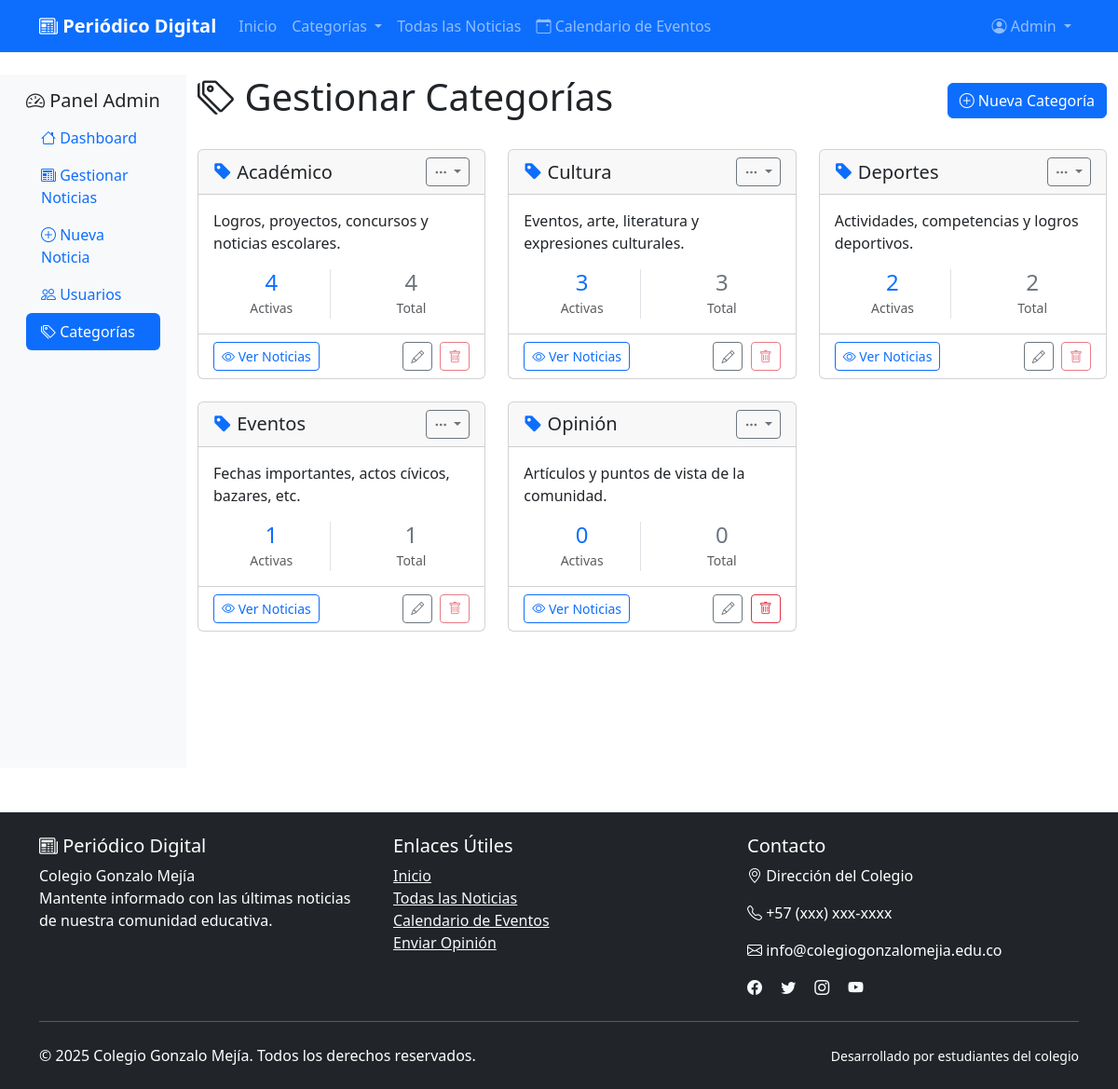
/vistas/admin/gestionar_categorias.php (signed in), run on the app's committed database.
### tables this page shows
CREATE TABLE IF NOT EXISTS categorias (
    id INT AUTO_INCREMENT PRIMARY KEY,
    nombre VARCHAR(50) UNIQUE NOT NULL,
    descripcion TEXT
);

### vistas/admin/gestionar_categorias.php (the view, shortened to what this page needs)
<?php
include_once '../../includes/header.php';
include_once '../../includes/conexion.php';
include_once '../../includes/navbar.php';
$sql_categorias = "SELECT c.*,
                   (SELECT COUNT(*) FROM noticias WHERE id_categoria = c.id AND activa = TRUE) as total_noticias_activas,
                   (SELECT COUNT(*) FROM noticias WHERE id_categoria = c.id) as total_noticias
                   FROM categorias c
                   ORDER BY c.nombre";
$categorias = mysqli_query($conexion, $sql_categorias);
?>
<div class="container-fluid mt-4">
    <div class="row">
        <div class="col-md-3 col-lg-2 sidebar">
            <div class="p-3">
                <h5><i class="bi bi-speedometer2"></i> Panel Admin</h5>
                <ul class="nav nav-pills flex-column">
                    <li class="nav-item">
                        <a class="nav-link" href="dashboard.php">
                            <i class="bi bi-house"></i> Dashboard
                        </a>
                    </li>
                    <li class="nav-item">
                        <a class="nav-link" href="gestionar_noticias.php">
                            <i class="bi bi-newspaper"></i> Gestionar Noticias
                        </a>
                    </li>
                    <li class="nav-item">
                        <a class="nav-link" href="crear_noticia.php">
                            <i class="bi bi-plus-circle"></i> Nueva Noticia
                        </a>
                    </li>
                    <li class="nav-item">
                        <a class="nav-link" href="gestionar_usuarios.php">
                            <i class="bi bi-people"></i> Usuarios
                        </a>
                    </li>
                    <li class="nav-item">
                        <a class="nav-link active" href="gestionar_categorias.php">
                            <i class="bi bi-tags"></i> Categorías
                        </a>
                    </li>
                </ul>
            </div>
        </div>
        <div class="col-md-9 col-lg-10">
            <div class="d-flex justify-content-between align-items-center mb-4">
                <h1><i class="bi bi-tags"></i> Gestionar Categorías</h1>
                <button class="btn btn-primary" data-bs-toggle="modal" data-bs-target="#modalNuevaCategoria">
                    <i class="bi bi-plus-circle"></i> Nueva Categoría
                </button>
            </div>
            <div class="row">
                <?php while ($categoria = mysqli_fetch_assoc($categorias)): ?>
                    <div class="col-md-6 col-lg-4 mb-4">
                        <div class="card h-100">
                            <div class="card-header d-flex justify-content-between align-items-center">
                                <h5 class="mb-0 text-truncate">
                                    <i class="bi bi-tag-fill text-primary"></i>
                                    <?php echo htmlspecialchars($categoria['nombre']); ?>
                                </h5>
                                <div class="dropdown">
                                    <button class="btn btn-sm btn-outline-secondary dropdown-toggle"
                                            type="button" data-bs-toggle="dropdown">
                                        <i class="bi bi-three-dots"></i>
                                    </button>
                                </div>
                            </div>
                            <div class="card-body">
                                <?php if ($categoria['descripcion']): ?>
                                    <p class="card-text"><?php echo htmlspecialchars($categoria['descripcion']); ?></p>
                                <?php else: ?>
                                    <p class="card-text text-muted"><em>Sin descripción</em></p>
                                <?php endif; ?>
                                <div class="row text-center mt-3">
                                    <div class="col-6">
                                        <div class="border-end">
                                            <h4 class="text-primary mb-0"><?php echo $categoria['total_noticias_activas']; ?></h4>
                                            <small class="text-muted">Activas</small>
                                        </div>
                                    </div>
                                    <div class="col-6">
                                        <h4 class="text-secondary mb-0"><?php echo $categoria['total_noticias']; ?></h4>
                                        <small class="text-muted">Total</small>
                                    </div>
                                </div>
                            </div>
                            <div class="card-footer bg-transparent">
                                <div class="d-flex justify-content-between align-items-center">
                                    <a href="../noticias_categoria.php?categoria=<?php echo $categoria['id']; ?>"
                                       class="btn btn-sm btn-outline-primary">
                                        <i class="bi bi-eye"></i> Ver Noticias
                                    </a>
                                    <div>
                                        <a href="?editar=<?php echo $categoria['id']; ?>"
                                           class="btn btn-sm btn-outline-secondary me-1"
                                           data-bs-toggle="modal" data-bs-target="#modalEditarCategoria">
                                            <i class="bi bi-pencil"></i>
                                        </a>
                                        <?php if ($categoria['total_noticias'] == 0): ?>
                                            <form method="POST" class="d-inline"
                                                  onsubmit="return confirm('¿Está seguro de eliminar esta categoría?')">
                                                <button type="submit" class="btn btn-sm btn-outline-danger">
                                                    <i class="bi bi-trash"></i>
                                                </button>
                                            </form>
                                        <?php else: ?>
                                            <button class="btn btn-sm btn-outline-danger" disabled
                                                    title="No se puede eliminar: tiene noticias asociadas">
                                                <i class="bi bi-trash"></i>
                                            </button>
                                        <?php endif; ?>
                                    </div>
                                </div>
                            </div>
                        </div>
                    </div>
                <?php endwhile; ?>
            </div>
        </div>
    </div>
</div>
<?php include_once '../../includes/footer.php'; ?>

### includes/header.php (style rules this page uses)
.sidebar { background-color: #f8f9fa; min-height: calc(100vh - 56px); }

### data on the page
categorias: nombre "Académico", descripcion "Logros, proyectos, concursos y noticias escolares.", total_noticias_activas "4", total_noticias "4"
categorias: nombre "Cultura", descripcion "Eventos, arte, literatura y expresiones culturales.", total_noticias_activas "3", total_noticias "3"
categorias: nombre "Deportes", descripcion "Actividades, competencias y logros deportivos.", total_noticias_activas "2", total_noticias "2"
categorias: nombre "Eventos", descripcion "Fechas importantes, actos cívicos, bazares, etc.", total_noticias_activas "1", total_noticias "1"
categorias: nombre "Opinión", descripcion "Artículos y puntos de vista de la comunidad.", total_noticias_activas "0", total_noticias "0"

### other printed values
$_SESSION['usuario_nombre'] "Admin"
